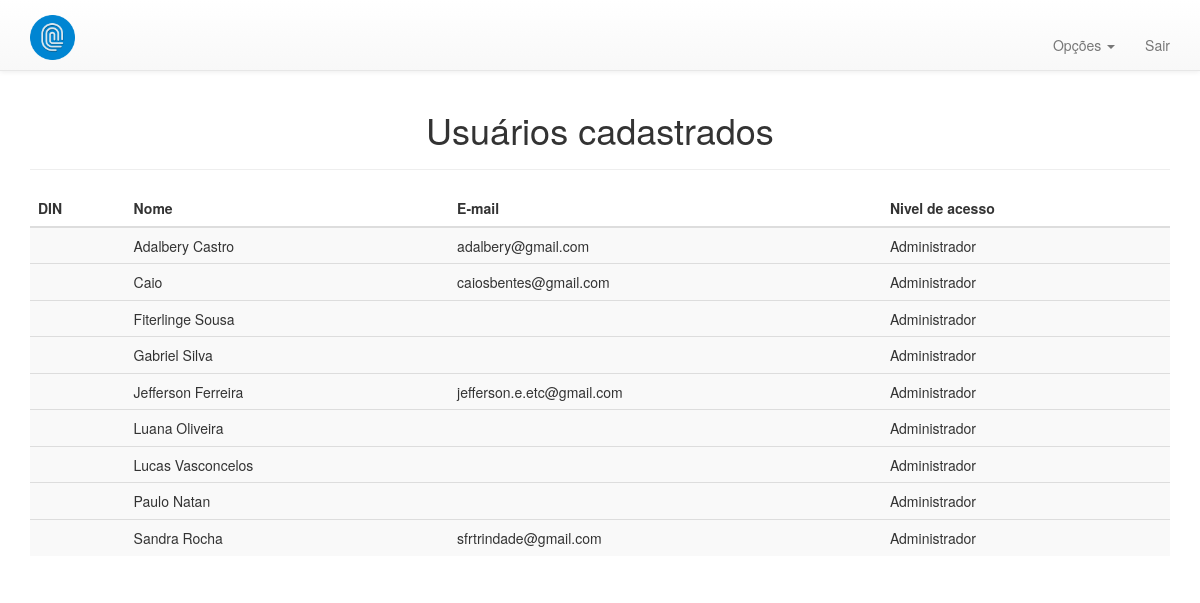
Screenshot of /usuarios_cadastrados.php (signed in) with the database file from the repository.
### tables this page shows
CREATE TABLE IF NOT EXISTS `users` (
`id` int(255) NOT NULL,
  `finger_id` int(64) NOT NULL,
  `user_id` varchar(255) DEFAULT NULL,
  `name` varchar(255) DEFAULT NULL,
  `user_name` varchar(255) DEFAULT NULL,
  `email` varchar(255) DEFAULT NULL,
  `password` varchar(255) DEFAULT NULL,
  `access_level` tinyint(1) NOT NULL,
  `active` tinyint(1) NOT NULL
);

### usuarios_cadastrados.php (the view, shortened to what this page needs)
<?php
include_once("conexao.php");
?>
<!DOCTYPE html>
<html lang="pt-br">
  <head>
    <link href="css/bootstrap.min.css" rel="stylesheet">
    <link href="css/bootstrap-theme.min.css" rel="stylesheet">
    <link href="css/ie10-viewport-bug-workaround.css" rel="stylesheet">
    <link href="css/theme.css" rel="stylesheet">
  </head>
  <body role="document">
  <?php
      include_once("barra_menu_admin.php");
      $selecao_usuarios= "SELECT * FROM users ORDER BY name";
      $consulta_usuarios= mysqli_query($conn, $selecao_usuarios);
  ?>
    <div class="container theme-showcase" role="main">
      <div class="page-header text-center">
        <h1>Usuários cadastrados</h1>
      </div>
        <div class="table-responsive">
          <table class="table table-striped">
            <thead>
              <tr>
                <th>DIN</th>
                <th>Nome</th>
                <th>E-mail</th>
                <th>Nivel de acesso</th>
              </tr>
            </thead>
            <tbody>
            <?php
                while($linhas = $consulta_usuarios->fetch_array()){
                  echo "<tr>";
                  echo "<td>".$linhas['din']."</td>";
                  echo "<td>".$linhas['name']."</td>";
                  echo "<td>".$linhas['email']."</td>";
                  if ($linhas['access_level']=='1') {
                  		echo "<td>Administrador</td>";
                  }elseif ($linhas['access_level']=='0') {
                  		echo "<td>Colaborador</td>";
                  }
                  echo "<tr>";
                }
            ?>
            </tbody>
          </table>
        </div>
      </div>
  </body>
</html>

### barra_menu_admin.php (shortened to what this page needs)
<nav class="navbar  navbar-default navbar-fixed-top">
  <div class="container">
    <div class="navbar-header">
      <a class="navbar-brand" href="index.php"><img src="sf.png" width="45px"/></a>
    </div>
    <div id="navbar" class="navbar-collapse collapse">
      <ul class="nav navbar-nav navbar-right">
        <li class="dropdown"></br>
          <a href="#" class="dropdown-toggle" data-toggle="dropdown" role="button" aria-haspopup="true" aria-expanded="false">Opções <span class="caret"></span></a>
        </li>
        <li></br><a href="sair.php">Sair</a></li>
      </ul>
    </div>
  </div>
</nav>

### css/theme.css (style rules this page uses)
body { padding-top: 70px; padding-bottom: 30px; }

### rows the page displays
users: name "Adalbery Castro", email "adalbery@gmail.com", access_level "Administrador"
users: name "Caio", email "caiosbentes@gmail.com", access_level "Administrador"
users: name "Fiterlinge Sousa", access_level "Administrador"
users: name "Gabriel Silva", access_level "Administrador"
users: name "Jefferson Ferreira", email "jefferson.e.etc@gmail.com", access_level "Administrador"
users: name "Luana Oliveira", access_level "Administrador"
users: name "Lucas Vasconcelos", access_level "Administrador"
users: name "Paulo Natan", access_level "Administrador"
users: name "Sandra Rocha", email "sfrtrindade@gmail.com", access_level "Administrador"
